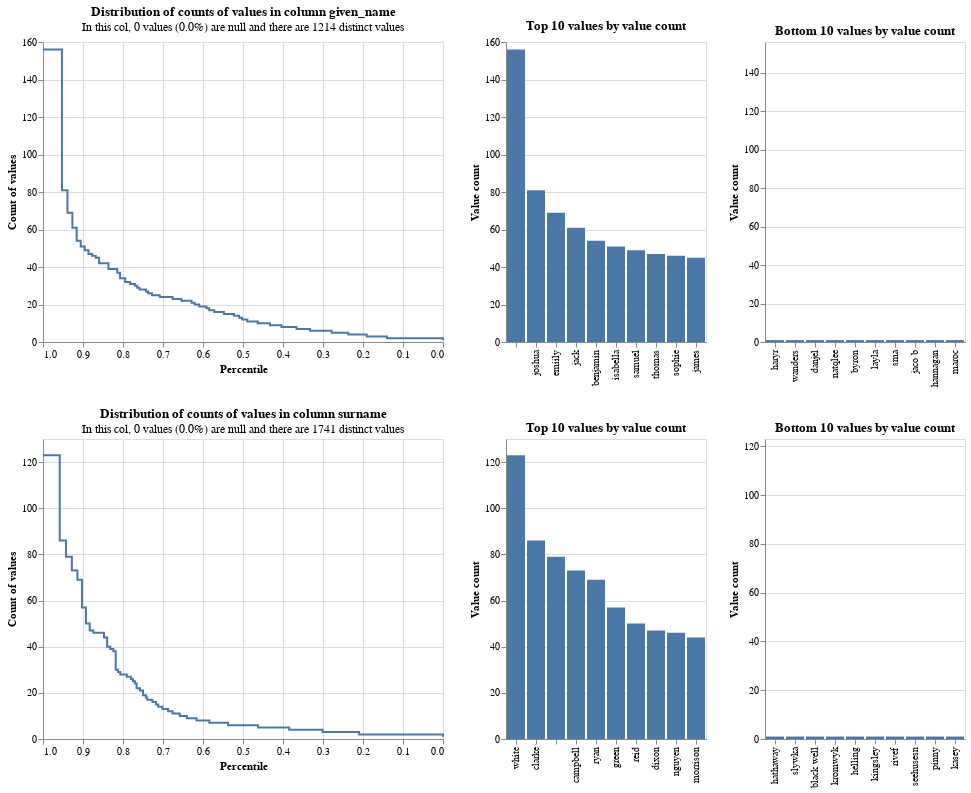

Notebook code cell kept with this figure:
### Code cell
linker.profile_columns(["given_name", "surname"])
# Note: running linker.profile_columns() will profile all columns

### Figure 1 — Vega-Lite specification as saved in the notebook (floating-point values rounded to 4 significant figures)
{"config": {"view": {"continuousWidth": 400, "continuousHeight": 300}}, "vconcat": [{"hconcat": [{"mark": {"type": "line", "interpolate": "step-after"}, "data": {"values": [{"percentile_ex_nulls": 0.9688, "percentile_inc_nulls": 0.9688, "value_count": 156, "group_name": "given_name", "total_non_null_rows": 5000, "total_rows_inc_nulls": 5000, "sum_tokens_in_value_count_group": 156.0, "distinct_value_count": 1214}, {"percentile_ex_nulls": 0.9526, "percentile_inc_nulls": 0.9526, "value_count": 81, "group_name": "given_name", "total_non_null_rows": 5000, "total_rows_inc_nulls": 5000, "sum_tokens_in_value_count_group": 81.0, "distinct_value_count": 1214}, {"percentile_ex_nulls": 0.9388, "percentile_inc_nulls": 0.9388, "value_count": 69, "group_name": "given_name", "total_non_null_rows": 5000, "total_rows_inc_nulls": 5000, "sum_tokens_in_value_count_group": 69.0, "distinct_value_count": 1214}, {"percentile_ex_nulls": 0.9266, "percentile_inc_nulls": 0.9266, "value_count": 61, "group_name": "given_name", "total_non_null_rows": 5000, "total_rows_inc_nulls": 5000, "sum_tokens_in_value_count_group": 61.0, "distinct_value_count": 1214}, {"percentile_ex_nulls": 0.9158, "percentile_inc_nulls": 0.9158, "value_count": 54, "group_name": "given_name", "total_non_null_rows": 5000, "total_rows_inc_nulls": 5000, "sum_tokens_in_value_count_group": 54.0, "distinct_value_count": 1214}, {"percentile_ex_nulls": 0.9056, "percentile_inc_nulls": 0.9056, "value_count": 51, "group_name": "given_name", "total_non_null_rows": 5000, "total_rows_inc_nulls": 5000, "sum_tokens_in_value_count_group": 51.0, "distinct_value_count": 1214}, {"percentile_ex_nulls": 0.8958, "percentile_inc_nulls": 0.8958, "value_count": 49, "group_name": "given_name", "total_non_null_rows": 5000, "total_rows_inc_nulls": 5000, "sum_tokens_in_value_count_group": 49.0, "distinct_value_count": 1214}, {"percentile_ex_nulls": 0.8864, "percentile_inc_nulls": 0.8864, "value_count": 47, "group_name": "given_name", "total_non_null_rows": 5000, "total_rows_inc_nulls": 5000, "sum_tokens_in_value_count_group": 47.0, "distinct_value_count": 1214}, {"percentile_ex_nulls": 0.8772, "percentile_inc_nulls": 0.8772, "value_count": 46, "group_name": "given_name", "total_non_null_rows": 5000, "total_rows_inc_nulls": 5000, "sum_tokens_in_value_count_group": 46.0, "distinct_value_count": 1214}, {"percentile_ex_nulls": 0.8682, "percentile_inc_nulls": 0.8682, "value_count": 45, "group_name": "given_name", "total_non_null_rows": 5000, "total_rows_inc_nulls": 5000, "sum_tokens_in_value_count_group": 45.0, "distinct_value_count": 1214}, {"percentile_ex_nulls": 0.8598, "percentile_inc_nulls": 0.8598, "value_count": 42, "group_name": "given_name", "total_non_null_rows": 5000, "total_rows_inc_nulls": 5000, "sum_tokens_in_value_count_group": 42.0, "distinct_value_count": 1214}, {"percentile_ex_nulls": 0.8364, "percentile_inc_nulls": 0.8364, "value_count": 39, "group_name": "given_name", "total_non_null_rows": 5000, "total_rows_inc_nulls": 5000, "sum_tokens_in_value_count_group": 117.0, "distinct_value_count": 1214}, {"percentile_ex_nulls": 0.8142, "percentile_inc_nulls": 0.8142, "value_count": 37, "group_name": "given_name", "total_non_null_rows": 5000, "total_rows_inc_nulls": 5000, "sum_tokens_in_value_count_group": 111.0, "distinct_value_count": 1214}, {"percentile_ex_nulls": 0.8074, "percentile_inc_nulls": 0.8074, "value_count": 34, "group_name": "given_name", "total_non_null_rows": 5000, "total_rows_inc_nulls": 5000, "sum_tokens_in_value_count_group": 34.0, "distinct_value_count": 1214}, {"percentile_ex_nulls": 0.7946, "percentile_inc_nulls": 0.7946, "value_count": 32, "group_name": "given_name", "total_non_null_rows": 5000, "total_rows_inc_nulls": 5000, "sum_tokens_in_value_count_group": 64.0, "distinct_value_count": 1214}, {"percentile_ex_nulls": 0.7822, "percentile_inc_nulls": 0.7822, "value_count": 31, "group_name": "given_name", "total_non_null_rows": 5000, "total_rows_inc_nulls": 5000, "sum_tokens_in_value_count_group": 62.0, "distinct_value_count": 1214}, {"percentile_ex_nulls": 0.7702, "percentile_inc_nulls": 0.7702, "value_count": 30, "group_name": "given_name", "total_non_null_rows": 5000, "total_rows_inc_nulls": 5000, "sum_tokens_in_value_count_group": 60.0, "distinct_value_count": 1214}, {"percentile_ex_nulls": 0.7644, "percentile_inc_nulls": 0.7644, "value_count": 29, "group_name": "given_name", "total_non_null_rows": 5000, "total_rows_inc_nulls": 5000, "sum_tokens_in_value_count_group": 29.0, "distinct_value_count": 1214}, {"percentile_ex_nulls": 0.7588, "percentile_inc_nulls": 0.7588, "value_count": 28, "group_name": "given_name", "total_non_null_rows": 5000, "total_rows_inc_nulls": 5000, "sum_tokens_in_value_count_group": 28.0, "distinct_value_count": 1214}, {"percentile_ex_nulls": 0.7426, "percentile_inc_nulls": 0.7426, "value_count": 27, "group_name": "given_name", "total_non_null_rows": 5000, "total_rows_inc_nulls": 5000, "sum_tokens_in_value_count_group": 81.0, "distinct_value_count": 1214}, {"percentile_ex_nulls": 0.7374, "percentile_inc_nulls": 0.7374, "value_count": 26, "group_name": "given_name", "total_non_null_rows": 5000, "total_rows_inc_nulls": 5000, "sum_tokens_in_value_count_group": 26.0, "distinct_value_count": 1214}, {"percentile_ex_nulls": 0.7274, "percentile_inc_nulls": 0.7274, "value_count": 25, "group_name": "given_name", "total_non_null_rows": 5000, "total_rows_inc_nulls": 5000, "sum_tokens_in_value_count_group": 50.0, "distinct_value_count": 1214}, {"percentile_ex_nulls": 0.7082, "percentile_inc_nulls": 0.7082, "value_count": 24, "group_name": "given_name", "total_non_null_rows": 5000, "total_rows_inc_nulls": 5000, "sum_tokens_in_value_count_group": 96.0, "distinct_value_count": 1214}, {"percentile_ex_nulls": 0.676, "percentile_inc_nulls": 0.676, "value_count": 23, "group_name": "given_name", "total_non_null_rows": 5000, "total_rows_inc_nulls": 5000, "sum_tokens_in_value_count_group": 161.0, "distinct_value_count": 1214}, {"percentile_ex_nulls": 0.654, "percentile_inc_nulls": 0.654, "value_count": 22, "group_name": "given_name", "total_non_null_rows": 5000, "total_rows_inc_nulls": 5000, "sum_tokens_in_value_count_group": 110.0, "distinct_value_count": 1214}, {"percentile_ex_nulls": 0.6288, "percentile_inc_nulls": 0.6288, "value_count": 21, "group_name": "given_name", "total_non_null_rows": 5000, "total_rows_inc_nulls": 5000, "sum_tokens_in_value_count_group": 126.0, "distinct_value_count": 1214}, {"percentile_ex_nulls": 0.6208, "percentile_inc_nulls": 0.6208, "value_count": 20, "group_name": "given_name", "total_non_null_rows": 5000, "total_rows_inc_nulls": 5000, "sum_tokens_in_value_count_group": 40.0, "distinct_value_count": 1214}, {"percentile_ex_nulls": 0.6094, "percentile_inc_nulls": 0.6094, "value_count": 19, "group_name": "given_name", "total_non_null_rows": 5000, "total_rows_inc_nulls": 5000, "sum_tokens_in_value_count_group": 57.0, "distinct_value_count": 1214}, {"percentile_ex_nulls": 0.5914, "percentile_inc_nulls": 0.5914, "value_count": 18, "group_name": "given_name", "total_non_null_rows": 5000, "total_rows_inc_nulls": 5000, "sum_tokens_in_value_count_group": 90.0, "distinct_value_count": 1214}, {"percentile_ex_nulls": 0.5846, "percentile_inc_nulls": 0.5846, "value_count": 17, "group_name": "given_name", "total_non_null_rows": 5000, "total_rows_inc_nulls": 5000, "sum_tokens_in_value_count_group": 34.0, "distinct_value_count": 1214}, {"percentile_ex_nulls": 0.5718, "percentile_inc_nulls": 0.5718, "value_count": 16, "group_name": "given_name", "total_non_null_rows": 5000, "total_rows_inc_nulls": 5000, "sum_tokens_in_value_count_group": 64.0, "distinct_value_count": 1214}, {"percentile_ex_nulls": 0.5478, "percentile_inc_nulls": 0.5478, "value_count": 15, "group_name": "given_name", "total_non_null_rows": 5000, "total_rows_inc_nulls": 5000, "sum_tokens_in_value_count_group": 120.0, "distinct_value_count": 1214}, {"percentile_ex_nulls": 0.5226, "percentile_inc_nulls": 0.5226, "value_count": 14, "group_name": "given_name", "total_non_null_rows": 5000, "total_rows_inc_nulls": 5000, "sum_tokens_in_value_count_group": 126.0, "distinct_value_count": 1214}, {"percentile_ex_nulls": 0.5096, "percentile_inc_nulls": 0.5096, "value_count": 13, "group_name": "given_name", "total_non_null_rows": 5000, "total_rows_inc_nulls": 5000, "sum_tokens_in_value_count_group": 65.0, "distinct_value_count": 1214}, {"percentile_ex_nulls": 0.5024, "percentile_inc_nulls": 0.5024, "value_count": 12, "group_name": "given_name", "total_non_null_rows": 5000, "total_rows_inc_nulls": 5000, "sum_tokens_in_value_count_group": 36.0, "distinct_value_count": 1214}, {"percentile_ex_nulls": 0.4892, "percentile_inc_nulls": 0.4892, "value_count": 11, "group_name": "given_name", "total_non_null_rows": 5000, "total_rows_inc_nulls": 5000, "sum_tokens_in_value_count_group": 66.0, "distinct_value_count": 1214}, {"percentile_ex_nulls": 0.4632, "percentile_inc_nulls": 0.4632, "value_count": 10, "group_name": "given_name", "total_non_null_rows": 5000, "total_rows_inc_nulls": 5000, "sum_tokens_in_value_count_group": 130.0, "distinct_value_count": 1214}, {"percentile_ex_nulls": 0.4326, "percentile_inc_nulls": 0.4326, "value_count": 9, "group_name": "given_name", "total_non_null_rows": 5000, "total_rows_inc_nulls": 5000, "sum_tokens_in_value_count_group": 153.0, "distinct_value_count": 1214}, {"percentile_ex_nulls": 0.4038, "percentile_inc_nulls": 0.4038, "value_count": 8, "group_name": "given_name", "total_non_null_rows": 5000, "total_rows_inc_nulls": 5000, "sum_tokens_in_value_count_group": 144.0, "distinct_value_count": 1214}, {"percentile_ex_nulls": 0.366, "percentile_inc_nulls": 0.366, "value_count": 7, "group_name": "given_name", "total_non_null_rows": 5000, "total_rows_inc_nulls": 5000, "sum_tokens_in_value_count_group": 189.0, "distinct_value_count": 1214}, {"percentile_ex_nulls": 0.3324, "percentile_inc_nulls": 0.3324, "value_count": 6, "group_name": "given_name", "total_non_null_rows": 5000, "total_rows_inc_nulls": 5000, "sum_tokens_in_value_count_group": 168.0, "distinct_value_count": 1214}, {"percentile_ex_nulls": 0.2784, "percentile_inc_nulls": 0.2784, "value_count": 5, "group_name": "given_name", "total_non_null_rows": 5000, "total_rows_inc_nulls": 5000, "sum_tokens_in_value_count_group": 270.0, "distinct_value_count": 1214}, {"percentile_ex_nulls": 0.2368, "percentile_inc_nulls": 0.2368, "value_count": 4, "group_name": "given_name", "total_non_null_rows": 5000, "total_rows_inc_nulls": 5000, "sum_tokens_in_value_count_group": 208.0, "distinct_value_count": 1214}, {"percentile_ex_nulls": 0.1906, "percentile_inc_nulls": 0.1906, "value_count": 3, "group_name": "given_name", "total_non_null_rows": 5000, "total_rows_inc_nulls": 5000, "sum_tokens_in_value_count_group": 231.0, "distinct_value_count": 1214}, {"percentile_ex_nulls": 0.1402, "percentile_inc_nulls": 0.1402, "value_count": 2, "group_name": "given_name", "total_non_null_rows": 5000, "total_rows_inc_nulls": 5000, "sum_tokens_in_value_count_group": 252.0, "distinct_value_count": 1214}, {"percentile_ex_nulls": 0.0, "percentile_inc_nulls": 0.0, "value_count": 1, "group_name": "given_name", "total_non_null_rows": 5000, "total_rows_inc_nulls": 5000, "sum_tokens_in_value_count_group": 701.0, "distinct_value_count": 1214}, {"percentile_ex_nulls": 1.0, "percentile_inc_nulls": 1.0, "value_count": 156, "group_name": "given_name", "total_non_null_rows": 5000, "total_rows_inc_nulls": 5000, "sum_tokens_in_value_count_group": 156.0, "distinct_value_count": 1214}]}, "encoding": {"tooltip": [{"field": "value_count", "type": "quantitative"}, {"field": "percentile_ex_nulls", "type": "quantitative"}, {"field": "percentile_inc_nulls", "type": "quantitative"}, {"field": "total_non_null_rows", "type": "quantitative"}, {"field": "total_rows_inc_nulls", "type": "quantitative"}], "x": {"field": "percentile_ex_nulls", "sort": "descending", "title": "Percentile", "type": "quantitative"}, "y": {"field": "value_count", "title": "Count of values", "type": "quantitative"}}, "title": {"text": "Distribution of counts of values in column given_name", "subtitle": "In this col, 0 values (0.0%) are null and there are 1214 distinct values"}}, {"mark": "bar", "data": {"values": [{"value_count": 156, "group_name": "given_name", "value": " ", "total_non_null_rows": 5000, "total_rows_inc_nulls": 5000, "distinct_value_count": 1214}, {"value_count": 81, "group_name": "given_name", "value": " joshua", "total_non_null_rows": 5000, "total_rows_inc_nulls": 5000, "distinct_value_count": 1214}, {"value_count": 69, "group_name": "given_name", "value": " emiily", "total_non_null_rows": 5000, "total_rows_inc_nulls": 5000, "distinct_value_count": 1214}, {"value_count": 61, "group_name": "given_name", "value": " jack", "total_non_null_rows": 5000, "total_rows_inc_nulls": 5000, "distinct_value_count": 1214}, {"value_count": 54, "group_name": "given_name", "value": " benjamin", "total_non_null_rows": 5000, "total_rows_inc_nulls": 5000, "distinct_value_count": 1214}, {"value_count": 51, "group_name": "given_name", "value": " isabella", "total_non_null_rows": 5000, "total_rows_inc_nulls": 5000, "distinct_value_count": 1214}, {"value_count": 49, "group_name": "given_name", "value": " samuel", "total_non_null_rows": 5000, "total_rows_inc_nulls": 5000, "distinct_value_count": 1214}, {"value_count": 47, "group_name": "given_name", "value": " thomas", "total_non_null_rows": 5000, "total_rows_inc_nulls": 5000, "distinct_value_count": 1214}, {"value_count": 46, "group_name": "given_name", "value": " sophie", "total_non_null_rows": 5000, "total_rows_inc_nulls": 5000, "distinct_value_count": 1214}, {"value_count": 45, "group_name": "given_name", "value": " james", "total_non_null_rows": 5000, "total_rows_inc_nulls": 5000, "distinct_value_count": 1214}]}, "encoding": {"tooltip": [{"field": "value", "type": "nominal"}, {"field": "value_count", "type": "quantitative"}, {"field": "total_non_null_rows", "type": "quantitative"}, {"field": "total_rows_inc_nulls", "type": "quantitative"}], "x": {"field": "value", "sort": "-y", "title": null, "type": "nominal"}, "y": {"field": "value_count", "title": "Value count", "type": "quantitative"}}, "title": "Top 10 values by value count"}, {"mark": "bar", "data": {"values": [{"value_count": 1, "group_name": "given_name", "value": " haryr", "total_non_null_rows": 5000, "total_rows_inc_nulls": 5000, "distinct_value_count": 1214}, {"value_count": 1, "group_name": "given_name", "value": " wanders", "total_non_null_rows": 5000, "total_rows_inc_nulls": 5000, "distinct_value_count": 1214}, {"value_count": 1, "group_name": "given_name", "value": " danjel", "total_non_null_rows": 5000, "total_rows_inc_nulls": 5000, "distinct_value_count": 1214}, {"value_count": 1, "group_name": "given_name", "value": " natqlee", "total_non_null_rows": 5000, "total_rows_inc_nulls": 5000, "distinct_value_count": 1214}, {"value_count": 1, "group_name": "given_name", "value": " byron", "total_non_null_rows": 5000, "total_rows_inc_nulls": 5000, "distinct_value_count": 1214}, {"value_count": 1, "group_name": "given_name", "value": " layla", "total_non_null_rows": 5000, "total_rows_inc_nulls": 5000, "distinct_value_count": 1214}, {"value_count": 1, "group_name": "given_name", "value": " sma", "total_non_null_rows": 5000, "total_rows_inc_nulls": 5000, "distinct_value_count": 1214}, {"value_count": 1, "group_name": "given_name", "value": " jaco b", "total_non_null_rows": 5000, "total_rows_inc_nulls": 5000, "distinct_value_count": 1214}, {"value_count": 1, "group_name": "given_name", "value": " hannagan", "total_non_null_rows": 5000, "total_rows_inc_nulls": 5000, "distinct_value_count": 1214}, {"value_count": 1, "group_name": "given_name", "value": " maroc", "total_non_null_rows": 5000, "total_rows_inc_nulls": 5000, "distinct_value_count": 1214}]}, "encoding": {"tooltip": [{"field": "value", "type": "nominal"}, {"field": "value_count", "type": "quantitative"}, {"field": "total_non_null_rows", "type": "quantitative"}, {"field": "total_rows_inc_nulls", "type": "quantitative"}], "x": {"field": "value", "sort": "-y", "title": null, "type": "nominal"}, "y": {"field": "value_count", "scale": {"domain": [0, 156]}, "title": "Value count", "type": "quantitative"}}, "title": "Bottom 10 values by value count"}]}, {"hconcat": [{"mark": {"type": "line", "interpolate": "step-after"}, "data": {"values": [{"percentile_ex_nulls": 0.9754, "percentile_inc_nulls": 0.9754, "value_count": 123, "group_name": "surname", "total_non_null_rows": 5000, "total_rows_inc_nulls": 5000, "sum_tokens_in_value_count_group": 123.0, "distinct_value_count": 1741}, {"percentile_ex_nulls": 0.9582, "percentile_inc_nulls": 0.9582, "value_count": 86, "group_name": "surname", "total_non_null_rows": 5000, "total_rows_inc_nulls": 5000, "sum_tokens_in_value_count_group": 86.0, "distinct_value_count": 1741}, {"percentile_ex_nulls": 0.9424, "percentile_inc_nulls": 0.9424, "value_count": 79, "group_name": "surname", "total_non_null_rows": 5000, "total_rows_inc_nulls": 5000, "sum_tokens_in_value_count_group": 79.0, "distinct_value_count": 1741}, {"percentile_ex_nulls": 0.9278, "percentile_inc_nulls": 0.9278, "value_count": 73, "group_name": "surname", "total_non_null_rows": 5000, "total_rows_inc_nulls": 5000, "sum_tokens_in_value_count_group": 73.0, "distinct_value_count": 1741}, {"percentile_ex_nulls": 0.914, "percentile_inc_nulls": 0.914, "value_count": 69, "group_name": "surname", "total_non_null_rows": 5000, "total_rows_inc_nulls": 5000, "sum_tokens_in_value_count_group": 69.0, "distinct_value_count": 1741}, {"percentile_ex_nulls": 0.9026, "percentile_inc_nulls": 0.9026, "value_count": 57, "group_name": "surname", "total_non_null_rows": 5000, "total_rows_inc_nulls": 5000, "sum_tokens_in_value_count_group": 57.0, "distinct_value_count": 1741}, {"percentile_ex_nulls": 0.8926, "percentile_inc_nulls": 0.8926, "value_count": 50, "group_name": "surname", "total_non_null_rows": 5000, "total_rows_inc_nulls": 5000, "sum_tokens_in_value_count_group": 50.0, "distinct_value_count": 1741}, {"percentile_ex_nulls": 0.8832, "percentile_inc_nulls": 0.8832, "value_count": 47, "group_name": "surname", "total_non_null_rows": 5000, "total_rows_inc_nulls": 5000, "sum_tokens_in_value_count_group": 47.0, "distinct_value_count": 1741}, {"percentile_ex_nulls": 0.874, "percentile_inc_nulls": 0.874, "value_count": 46, "group_name": "surname", "total_non_null_rows": 5000, "total_rows_inc_nulls": 5000, "sum_tokens_in_value_count_group": 46.0, "distinct_value_count": 1741}, {"percentile_ex_nulls": 0.8476, "percentile_inc_nulls": 0.8476, "value_count": 44, "group_name": "surname", "total_non_null_rows": 5000, "total_rows_inc_nulls": 5000, "sum_tokens_in_value_count_group": 132.0, "distinct_value_count": 1741}, {"percentile_ex_nulls": 0.8396, "percentile_inc_nulls": 0.8396, "value_count": 40, "group_name": "surname", "total_non_null_rows": 5000, "total_rows_inc_nulls": 5000, "sum_tokens_in_value_count_group": 40.0, "distinct_value_count": 1741}, {"percentile_ex_nulls": 0.8318, "percentile_inc_nulls": 0.8318, "value_count": 39, "group_name": "surname", "total_non_null_rows": 5000, "total_rows_inc_nulls": 5000, "sum_tokens_in_value_count_group": 39.0, "distinct_value_count": 1741}, {"percentile_ex_nulls": 0.8242, "percentile_inc_nulls": 0.8242, "value_count": 38, "group_name": "surname", "total_non_null_rows": 5000, "total_rows_inc_nulls": 5000, "sum_tokens_in_value_count_group": 38.0, "distinct_value_count": 1741}, {"percentile_ex_nulls": 0.8182, "percentile_inc_nulls": 0.8182, "value_count": 30, "group_name": "surname", "total_non_null_rows": 5000, "total_rows_inc_nulls": 5000, "sum_tokens_in_value_count_group": 30.0, "distinct_value_count": 1741}, {"percentile_ex_nulls": 0.8124, "percentile_inc_nulls": 0.8124, "value_count": 29, "group_name": "surname", "total_non_null_rows": 5000, "total_rows_inc_nulls": 5000, "sum_tokens_in_value_count_group": 29.0, "distinct_value_count": 1741}, {"percentile_ex_nulls": 0.8068, "percentile_inc_nulls": 0.8068, "value_count": 28, "group_name": "surname", "total_non_null_rows": 5000, "total_rows_inc_nulls": 5000, "sum_tokens_in_value_count_group": 28.0, "distinct_value_count": 1741}, {"percentile_ex_nulls": 0.7906, "percentile_inc_nulls": 0.7906, "value_count": 27, "group_name": "surname", "total_non_null_rows": 5000, "total_rows_inc_nulls": 5000, "sum_tokens_in_value_count_group": 81.0, "distinct_value_count": 1741}, {"percentile_ex_nulls": 0.7802, "percentile_inc_nulls": 0.7802, "value_count": 26, "group_name": "surname", "total_non_null_rows": 5000, "total_rows_inc_nulls": 5000, "sum_tokens_in_value_count_group": 52.0, "distinct_value_count": 1741}, {"percentile_ex_nulls": 0.7752, "percentile_inc_nulls": 0.7752, "value_count": 25, "group_name": "surname", "total_non_null_rows": 5000, "total_rows_inc_nulls": 5000, "sum_tokens_in_value_count_group": 25.0, "distinct_value_count": 1741}, {"percentile_ex_nulls": 0.7704, "percentile_inc_nulls": 0.7704, "value_count": 24, "group_name": "surname", "total_non_null_rows": 5000, "total_rows_inc_nulls": 5000, "sum_tokens_in_value_count_group": 24.0, "distinct_value_count": 1741}, {"percentile_ex_nulls": 0.766, "percentile_inc_nulls": 0.766, "value_count": 22, "group_name": "surname", "total_non_null_rows": 5000, "total_rows_inc_nulls": 5000, "sum_tokens_in_value_count_group": 22.0, "distinct_value_count": 1741}, {"percentile_ex_nulls": 0.7576, "percentile_inc_nulls": 0.7576, "value_count": 21, "group_name": "surname", "total_non_null_rows": 5000, "total_rows_inc_nulls": 5000, "sum_tokens_in_value_count_group": 42.0, "distinct_value_count": 1741}, {"percentile_ex_nulls": 0.75, "percentile_inc_nulls": 0.75, "value_count": 19, "group_name": "surname", "total_non_null_rows": 5000, "total_rows_inc_nulls": 5000, "sum_tokens_in_value_count_group": 38.0, "distinct_value_count": 1741}, {"percentile_ex_nulls": 0.7428, "percentile_inc_nulls": 0.7428, "value_count": 18, "group_name": "surname", "total_non_null_rows": 5000, "total_rows_inc_nulls": 5000, "sum_tokens_in_value_count_group": 36.0, "distinct_value_count": 1741}, {"percentile_ex_nulls": 0.7394, "percentile_inc_nulls": 0.7394, "value_count": 17, "group_name": "surname", "total_non_null_rows": 5000, "total_rows_inc_nulls": 5000, "sum_tokens_in_value_count_group": 17.0, "distinct_value_count": 1741}, {"percentile_ex_nulls": 0.7266, "percentile_inc_nulls": 0.7266, "value_count": 16, "group_name": "surname", "total_non_null_rows": 5000, "total_rows_inc_nulls": 5000, "sum_tokens_in_value_count_group": 64.0, "distinct_value_count": 1741}, {"percentile_ex_nulls": 0.7176, "percentile_inc_nulls": 0.7176, "value_count": 15, "group_name": "surname", "total_non_null_rows": 5000, "total_rows_inc_nulls": 5000, "sum_tokens_in_value_count_group": 45.0, "distinct_value_count": 1741}, {"percentile_ex_nulls": 0.712, "percentile_inc_nulls": 0.712, "value_count": 14, "group_name": "surname", "total_non_null_rows": 5000, "total_rows_inc_nulls": 5000, "sum_tokens_in_value_count_group": 28.0, "distinct_value_count": 1741}, {"percentile_ex_nulls": 0.7016, "percentile_inc_nulls": 0.7016, "value_count": 13, "group_name": "surname", "total_non_null_rows": 5000, "total_rows_inc_nulls": 5000, "sum_tokens_in_value_count_group": 52.0, "distinct_value_count": 1741}, {"percentile_ex_nulls": 0.6872, "percentile_inc_nulls": 0.6872, "value_count": 12, "group_name": "surname", "total_non_null_rows": 5000, "total_rows_inc_nulls": 5000, "sum_tokens_in_value_count_group": 72.0, "distinct_value_count": 1741}, {"percentile_ex_nulls": 0.6762, "percentile_inc_nulls": 0.6762, "value_count": 11, "group_name": "surname", "total_non_null_rows": 5000, "total_rows_inc_nulls": 5000, "sum_tokens_in_value_count_group": 55.0, "distinct_value_count": 1741}, {"percentile_ex_nulls": 0.6582, "percentile_inc_nulls": 0.6582, "value_count": 10, "group_name": "surname", "total_non_null_rows": 5000, "total_rows_inc_nulls": 5000, "sum_tokens_in_value_count_group": 90.0, "distinct_value_count": 1741}, {"percentile_ex_nulls": 0.6402, "percentile_inc_nulls": 0.6402, "value_count": 9, "group_name": "surname", "total_non_null_rows": 5000, "total_rows_inc_nulls": 5000, "sum_tokens_in_value_count_group": 90.0, "distinct_value_count": 1741}, {"percentile_ex_nulls": 0.6162, "percentile_inc_nulls": 0.6162, "value_count": 8, "group_name": "surname", "total_non_null_rows": 5000, "total_rows_inc_nulls": 5000, "sum_tokens_in_value_count_group": 120.0, "distinct_value_count": 1741}, {"percentile_ex_nulls": 0.584, "percentile_inc_nulls": 0.584, "value_count": 7, "group_name": "surname", "total_non_null_rows": 5000, "total_rows_inc_nulls": 5000, "sum_tokens_in_value_count_group": 161.0, "distinct_value_count": 1741}, {"percentile_ex_nulls": 0.5372, "percentile_inc_nulls": 0.5372, "value_count": 6, "group_name": "surname", "total_non_null_rows": 5000, "total_rows_inc_nulls": 5000, "sum_tokens_in_value_count_group": 234.0, "distinct_value_count": 1741}, {"percentile_ex_nulls": 0.4622, "percentile_inc_nulls": 0.4622, "value_count": 5, "group_name": "surname", "total_non_null_rows": 5000, "total_rows_inc_nulls": 5000, "sum_tokens_in_value_count_group": 375.0, "distinct_value_count": 1741}, {"percentile_ex_nulls": 0.3846, "percentile_inc_nulls": 0.3846, "value_count": 4, "group_name": "surname", "total_non_null_rows": 5000, "total_rows_inc_nulls": 5000, "sum_tokens_in_value_count_group": 388.0, "distinct_value_count": 1741}, {"percentile_ex_nulls": 0.3012, "percentile_inc_nulls": 0.3012, "value_count": 3, "group_name": "surname", "total_non_null_rows": 5000, "total_rows_inc_nulls": 5000, "sum_tokens_in_value_count_group": 417.0, "distinct_value_count": 1741}, {"percentile_ex_nulls": 0.2096, "percentile_inc_nulls": 0.2096, "value_count": 2, "group_name": "surname", "total_non_null_rows": 5000, "total_rows_inc_nulls": 5000, "sum_tokens_in_value_count_group": 458.0, "distinct_value_count": 1741}, {"percentile_ex_nulls": 0.0, "percentile_inc_nulls": 0.0, "value_count": 1, "group_name": "surname", "total_non_null_rows": 5000, "total_rows_inc_nulls": 5000, "sum_tokens_in_value_count_group": 1048.0, "distinct_value_count": 1741}, {"percentile_ex_nulls": 1.0, "percentile_inc_nulls": 1.0, "value_count": 123, "group_name": "surname", "total_non_null_rows": 5000, "total_rows_inc_nulls": 5000, "sum_tokens_in_value_count_group": 123.0, "distinct_value_count": 1741}]}, "encoding": {"tooltip": [{"field": "value_count", "type": "quantitative"}, {"field": "percentile_ex_nulls", "type": "quantitative"}, {"field": "percentile_inc_nulls", "type": "quantitative"}, {"field": "total_non_null_rows", "type": "quantitative"}, {"field": "total_rows_inc_nulls", "type": "quantitative"}], "x": {"field": "percentile_ex_nulls", "sort": "descending", "title": "Percentile", "type": "quantitative"}, "y": {"field": "value_count", "title": "Count of values", "type": "quantitative"}}, "title": {"text": "Distribution of counts of values in column surname", "subtitle": "In this col, 0 values (0.0%) are null and there are 1741 distinct values"}}, {"mark": "bar", "data": {"values": [{"value_count": 123, "group_name": "surname", "value": " white", "total_non_null_rows": 5000, "total_rows_inc_nulls": 5000, "distinct_value_count": 1741}, {"value_count": 86, "group_name": "surname", "value": " clarke", "total_non_null_rows": 5000, "total_rows_inc_nulls": 5000, "distinct_value_count": 1741}, {"value_count": 79, "group_name": "surname", "value": " ", "total_non_null_rows": 5000, "total_rows_inc_nulls": 5000, "distinct_value_count": 1741}, {"value_count": 73, "group_name": "surname", "value": " campbell", "total_non_null_rows": 5000, "total_rows_inc_nulls": 5000, "distinct_value_count": 1741}, {"value_count": 69, "group_name": "surname", "value": " ryan", "total_non_null_rows": 5000, "total_rows_inc_nulls": 5000, "distinct_value_count": 1741}, {"value_count": 57, "group_name": "surname", "value": " green", "total_non_null_rows": 5000, "total_rows_inc_nulls": 5000, "distinct_value_count": 1741}, {"value_count": 50, "group_name": "surname", "value": " reid", "total_non_null_rows": 5000, "total_rows_inc_nulls": 5000, "distinct_value_count": 1741}, {"value_count": 47, "group_name": "surname", "value": " dixon", "total_non_null_rows": 5000, "total_rows_inc_nulls": 5000, "distinct_value_count": 1741}, {"value_count": 46, "group_name": "surname", "value": " nguyen", "total_non_null_rows": 5000, "total_rows_inc_nulls": 5000, "distinct_value_count": 1741}, {"value_count": 44, "group_name": "surname", "value": " morrison", "total_non_null_rows": 5000, "total_rows_inc_nulls": 5000, "distinct_value_count": 1741}]}, "encoding": {"tooltip": [{"field": "value", "type": "nominal"}, {"field": "value_count", "type": "quantitative"}, {"field": "total_non_null_rows", "type": "quantitative"}, {"field": "total_rows_inc_nulls", "type": "quantitative"}], "x": {"field": "value", "sort": "-y", "title": null, "type": "nominal"}, "y": {"field": "value_count", "title": "Value count", "type": "quantitative"}}, "title": "Top 10 values by value count"}, {"mark": "bar", "data": {"values": [{"value_count": 1, "group_name": "surname", "value": " hathaway", "total_non_null_rows": 5000, "total_rows_inc_nulls": 5000, "distinct_value_count": 1741}, {"value_count": 1, "group_name": "surname", "value": " slywka", "total_non_null_rows": 5000, "total_rows_inc_nulls": 5000, "distinct_value_count": 1741}, {"value_count": 1, "group_name": "surname", "value": " black well", "total_non_null_rows": 5000, "total_rows_inc_nulls": 5000, "distinct_value_count": 1741}, {"value_count": 1, "group_name": "surname", "value": " kromwyk", "total_non_null_rows": 5000, "total_rows_inc_nulls": 5000, "distinct_value_count": 1741}, {"value_count": 1, "group_name": "surname", "value": " helling", "total_non_null_rows": 5000, "total_rows_inc_nulls": 5000, "distinct_value_count": 1741}, {"value_count": 1, "group_name": "surname", "value": " kingsley", "total_non_null_rows": 5000, "total_rows_inc_nulls": 5000, "distinct_value_count": 1741}, {"value_count": 1, "group_name": "surname", "value": " rivef", "total_non_null_rows": 5000, "total_rows_inc_nulls": 5000, "distinct_value_count": 1741}, {"value_count": 1, "group_name": "surname", "value": " seehusesn", "total_non_null_rows": 5000, "total_rows_inc_nulls": 5000, "distinct_value_count": 1741}, {"value_count": 1, "group_name": "surname", "value": " pinny", "total_non_null_rows": 5000, "total_rows_inc_nulls": 5000, "distinct_value_count": 1741}, {"value_count": 1, "group_name": "surname", "value": " kasey", "total_non_null_rows": 5000, "total_rows_inc_nulls": 5000, "distinct_value_count": 1741}]}, "encoding": {"tooltip": [{"field": "value", "type": "nominal"}, {"field": "value_count", "type": "quantitative"}, {"field": "total_non_null_rows", "type": "quantitative"}, {"field": "total_rows_inc_nulls", "type": "quantitative"}], "x": {"field": "value", "sort": "-y", "title": null, "type": "nominal"}, "y": {"field": "value_count", "scale": {"domain": [0, 123]}, "title": "Value count", "type": "quantitative"}}, "title": "Bottom 10 values by value count"}]}], "$schema": "https://vega.github.io/schema/vega-lite/v5.9.3.json"}
